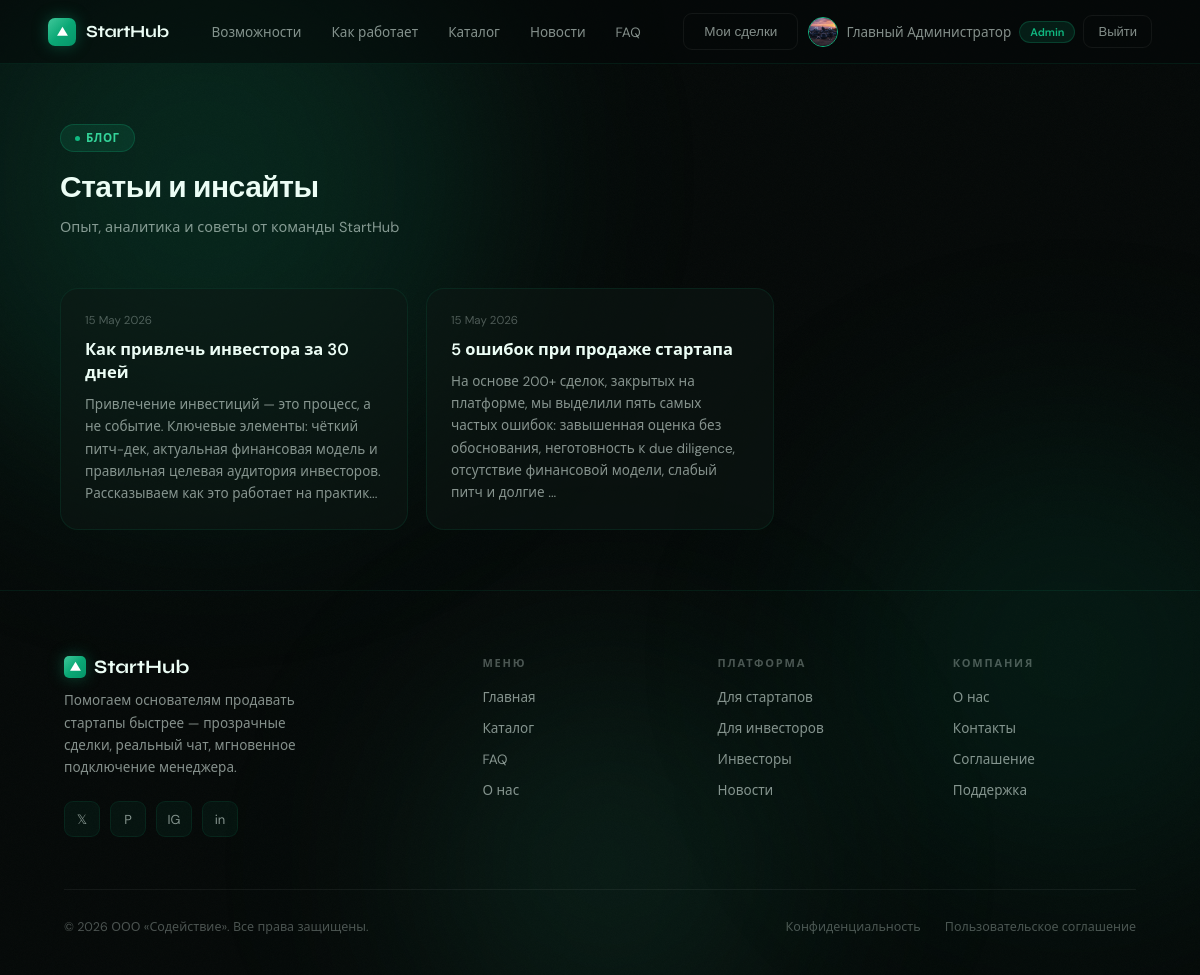
The page /blog (signed in) on the database its author committed.
### models/user.py (models this page shows)
class User(Base):
    __tablename__ = "users"
    id              = Column(Integer, primary_key=True)
    email           = Column(String(255), unique=True, nullable=False, index=True)
    username        = Column(String(64),  unique=True, nullable=False)
    hashed_password = Column(String(255), nullable=False)
    role            = Column(Enum(UserRole), default=UserRole.buyer, nullable=False)
    full_name       = Column(String(128))
    avatar          = Column(String(512))
    bio             = Column(Text)
    phone           = Column(String(32))
    telegram        = Column(String(64))
    website         = Column(String(256))
    location        = Column(String(128))
    is_active       = Column(Boolean, default=True)
    is_verified     = Column(Boolean, default=False)
    is_banned       = Column(Boolean, default=False)
    ban_reason      = Column(Text)
    last_seen       = Column(DateTime, default=lambda: datetime.now(timezone.utc))
    created_at      = Column(DateTime, default=lambda: datetime.now(timezone.utc))
    updated_at      = Column(DateTime, default=lambda: datetime.now(timezone.utc),
                             onupdate=lambda: datetime.now(timezone.utc))
    startups          = relationship("Startup", back_populates="author", lazy="select")
    deals_as_buyer    = relationship("Deal", back_populates="buyer", foreign_keys="Deal.buyer_id")
    messages          = relationship("Message", back_populates="sender")
    favorite_startups = relationship("Startup", secondary=favorites, back_populates="favorited_by")
    notifications     = relationship("Notification", back_populates="user", cascade="all, delete-orphan")
    reviews_given     = relationship("Review", back_populates="author",      foreign_keys="Review.author_id")
    reviews_received  = relationship("Review", back_populates="target_user", foreign_keys="Review.target_user_id")
    tickets           = relationship("SupportTicket", back_populates="user", foreign_keys="SupportTicket.user_id")
    wallet            = relationship("Wallet", back_populates="user", uselist=False, cascade="all, delete-orphan")
    activity_logs     = relationship("ActivityLog", back_populates="user", cascade="all, delete-orphan")

### models/support.py (models this page shows)
class NewsPost(Base):
    __tablename__ = "news"
    id           = Column(Integer, primary_key=True)
    author_id    = Column(Integer, ForeignKey("users.id"), nullable=True)
    title        = Column(String(512), nullable=False)
    slug         = Column(String(512), unique=True, nullable=False)
    cover        = Column(String(512))
    excerpt      = Column(Text)
    body         = Column(Text)
    category     = Column(String(64))
    is_published = Column(Boolean, default=False)
    is_blog      = Column(Boolean, default=False)
    views_count  = Column(Integer, default=0)
    created_at   = Column(DateTime, default=lambda: datetime.now(timezone.utc))
    updated_at   = Column(DateTime, default=lambda: datetime.now(timezone.utc),
                          onupdate=lambda: datetime.now(timezone.utc))
    author = relationship("User")

### routers/public.py (the view)
@router.get("/blog", response_class=HTMLResponse)
async def blog_list(request: Request, db: AsyncSession = Depends(get_db)):
    user = await get_current_user(request, db)
    posts = (await db.execute(
        select(NewsPost).where(NewsPost.is_published == True, NewsPost.is_blog == True)
        .order_by(NewsPost.created_at.desc())
    )).scalars().all()
    return render(request, "blog.html", {"user": user, "posts": posts})

### templates/blog.html (shortened to what this page needs)
{% extends "base.html" %}
{% block content %}
<div class="page-wrap">
  <div class="page-header" style="flex-direction:column;align-items:flex-start">
    <div class="section-label">Блог</div>
    <h1 class="section-title" style="margin-bottom:8px">Статьи и инсайты</h1>
    <p style="color:var(--text-muted)">Опыт, аналитика и советы от команды StartHub</p>
  </div>
  {% if posts %}
  <div class="news-grid">
    {% for p in posts %}
    <div class="news-card">
      <div class="news-date">{{ p.created_at.strftime('%d %B %Y') }}</div>
      <div class="news-title">{{ p.title }}</div>
      <div class="news-excerpt">{{ (p.body or '')[:200] }}{% if (p.body or '')|length > 200 %}...{% endif %}</div>
    </div>
    {% endfor %}
  </div>
  {% else %}
  <div class="empty-state">
    <div class="e-icon">✍️</div>
    <h3>Статей пока нет</h3>
    <p>Первые материалы появятся совсем скоро</p>
  </div>
  {% endif %}
</div>
{% endblock %}

### templates/base.html (shortened to what this page needs)
<!DOCTYPE html>
<html lang="ru">
<head>
<link rel="stylesheet" href="/static/css/main.css">
</head>
<body>
<div class="blob-container">
  <div class="blob b1"></div>
  <div class="blob b2"></div>
  <div class="blob b3"></div>
</div>
<div class="wrap">
<nav id="main-nav">
  <a href="/" class="nav-logo">
    <div class="nav-logo-mark">
      <svg viewBox="0 0 24 24" xmlns="http://www.w3.org/2000/svg"><polygon points="12,3 2,20 22,20"/></svg>
    </div>
    StartHub
  </a>
  <ul class="nav-links">
    <li><a href="/#why">Возможности</a></li>
    <li><a href="/#how">Как работает</a></li>
    <li><a href="/catalog">Каталог</a></li>
    <li><a href="/news">Новости</a></li>
    <li><a href="/faq">FAQ</a></li>
  </ul>
  <div class="nav-right">
    {% if user %}
      <a href="/my-deals" class="btn-ghost">Мои сделки</a>
      <div class="nav-avatar-wrap">
        <a href="/profile" class="nav-avatar-btn">
          {% if user.avatar %}
            <img src="{{ user.avatar }}" class="nav-avatar-img" alt="">
          {% else %}
            <div class="nav-avatar-placeholder">{{ (user.full_name or user.username)[0].upper() }}</div>
          {% endif %}
          <span>{{ user.full_name or user.username }}</span>
        </a>
        {% if user.role in ['admin', 'manager'] %}
          <a href="{% if user.role == 'admin' %}/admin/dashboard{% else %}/manager/dashboard{% endif %}" class="nav-admin-badge">
            {% if user.role == 'admin' %}Admin{% else %}Manager{% endif %}
          </a>
        {% endif %}
        <a href="/logout" class="btn-ghost" style="font-size:13px;padding:7px 14px">Выйти</a>
      </div>
    {% else %}
      <a href="/login" class="btn-ghost">Войти</a>
      <a href="/register" class="btn-em">Начать сейчас</a>
    {% endif %}
  </div>
</nav>
{% block content %}{% endblock %}
<footer>
  <div class="footer-top">
    <div class="footer-brand">
      <h3>
        <div class="nav-logo-mark" style="width:22px;height:22px;border-radius:5px">
          <svg viewBox="0 0 24 24" width="11" height="11" xmlns="http://www.w3.org/2000/svg"><polygon points="12,3 2,20 22,20" fill="#fff"/></svg>
        </div>
        StartHub
      </h3>
      <p>Помогаем основателям продавать стартапы быстрее — прозрачные сделки, реальный чат, мгновенное подключение менеджера.</p>
      <div class="footer-socials">
        <div class="social-btn">𝕏</div>
        <div class="social-btn">P</div>
        <div class="social-btn">IG</div>
        <div class="social-btn">in</div>
      </div>
    </div>
    <div class="footer-col">
      <h4>Меню</h4>
      <ul>
        <li><a href="/">Главная</a></li>
        <li><a href="/catalog">Каталог</a></li>
        <li><a href="/faq">FAQ</a></li>
        <li><a href="/about">О нас</a></li>
      </ul>
    </div>
    <div class="footer-col">
      <h4>Платформа</h4>
      <ul>
        <li><a href="/register?role=author">Для стартапов</a></li>
        <li><a href="/register?role=buyer">Для инвесторов</a></li>
        <li><a href="/investors">Инвесторы</a></li>
        <li><a href="/news">Новости</a></li>
      </ul>
    </div>
    <div class="footer-col">
      <h4>Компания</h4>
      <ul>
        <li><a href="/about">О нас</a></li>
        <li><a href="/contact">Контакты</a></li>
        <li><a href="/terms">Соглашение</a></li>
        <li><a href="/support">Поддержка</a></li>
      </ul>
    </div>
  </div>
  <div class="footer-bottom">
    <p>© 2026 ООО «Содействие». Все права защищены.</p>
    <div class="footer-bottom-links">
      <a href="/terms">Конфиденциальность</a>
      <a href="/terms">Пользовательское соглашение</a>
    </div>
  </div>
</footer>
</div>
</body>
</html>

### rows shown on the page
User: avatar (picture), full_name "Главный Администратор"
NewsPost: created_at "15 May 2026", title "Как привлечь инвестора за 30 дней", body "Привлечение инвестиций — это процесс, а не событие. Ключевые элементы: чёткий питч-дек, актуальная финансовая модель и правильная целевая аудитория инвесторов. Рассказываем как это работает на практик"
NewsPost: created_at "15 May 2026", title "5 ошибок при продаже стартапа", body "На основе 200+ сделок, закрытых на платформе, мы выделили пять самых частых ошибок: завышенная оценка без обоснования, неготовность к due diligence, отсутствие финансовой модели, слабый питч и долгие"
